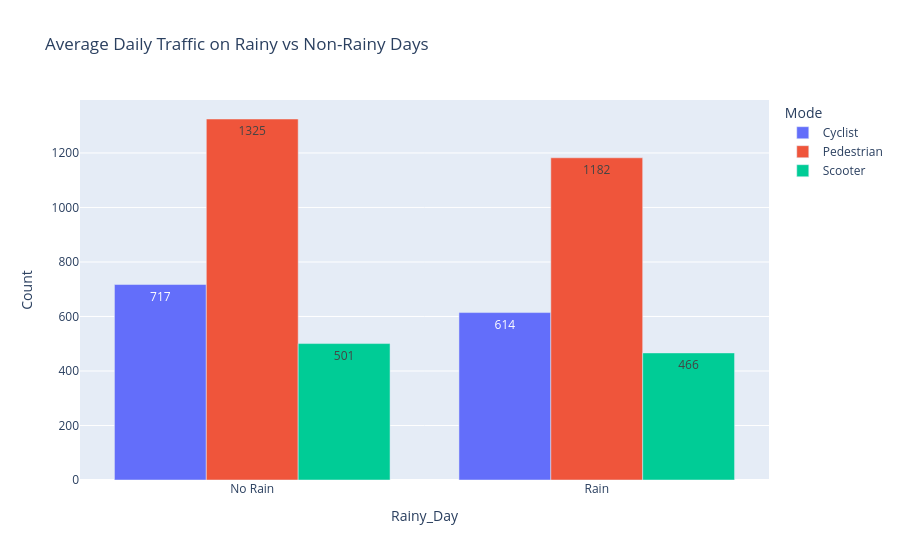

The code cell stored with this chart in its notebook:
### Code cell
fig = px.bar(
    rain_effect,
    x="Rainy_Day",
    y="Count",
    color="Mode",
    barmode="group",
    text_auto=".0f",
    title="Average Daily Traffic on Rainy vs Non-Rainy Days"
)

fig.show()

### Figure 1 — Plotly figure (JSON) as saved in the notebook; plotly's stock layout.template omitted (floating-point values rounded to 4 significant figures)
{"data": [{"alignmentgroup": "True", "hovertemplate": "Mode=Cyclist<br>Rainy_Day=%{x}<br>Count=%{y}<extra></extra>", "legendgroup": "Cyclist", "marker": {"color": "#636efa", "pattern": {"shape": ""}}, "name": "Cyclist", "offsetgroup": "Cyclist", "orientation": "v", "showlegend": true, "textposition": "auto", "texttemplate": "%{y:.0f}", "type": "bar", "x": ["No Rain", "Rain"], "xaxis": "x", "y": [717.3, 614.3], "yaxis": "y"}, {"alignmentgroup": "True", "hovertemplate": "Mode=Pedestrian<br>Rainy_Day=%{x}<br>Count=%{y}<extra></extra>", "legendgroup": "Pedestrian", "marker": {"color": "#EF553B", "pattern": {"shape": ""}}, "name": "Pedestrian", "offsetgroup": "Pedestrian", "orientation": "v", "showlegend": true, "textposition": "auto", "texttemplate": "%{y:.0f}", "type": "bar", "x": ["No Rain", "Rain"], "xaxis": "x", "y": [1325.0, 1182.0], "yaxis": "y"}, {"alignmentgroup": "True", "hovertemplate": "Mode=Scooter<br>Rainy_Day=%{x}<br>Count=%{y}<extra></extra>", "legendgroup": "Scooter", "marker": {"color": "#00cc96", "pattern": {"shape": ""}}, "name": "Scooter", "offsetgroup": "Scooter", "orientation": "v", "showlegend": true, "textposition": "auto", "texttemplate": "%{y:.0f}", "type": "bar", "x": ["No Rain", "Rain"], "xaxis": "x", "y": [500.6, 466.3], "yaxis": "y"}], "layout": {"barmode": "group", "legend": {"title": {"text": "Mode"}, "tracegroupgap": 0}, "title": {"text": "Average Daily Traffic on Rainy vs Non-Rainy Days"}, "xaxis": {"anchor": "y", "domain": [0, 1], "title": {"text": "Rainy_Day"}}, "yaxis": {"anchor": "x", "domain": [0, 1], "title": {"text": "Count"}}}}
